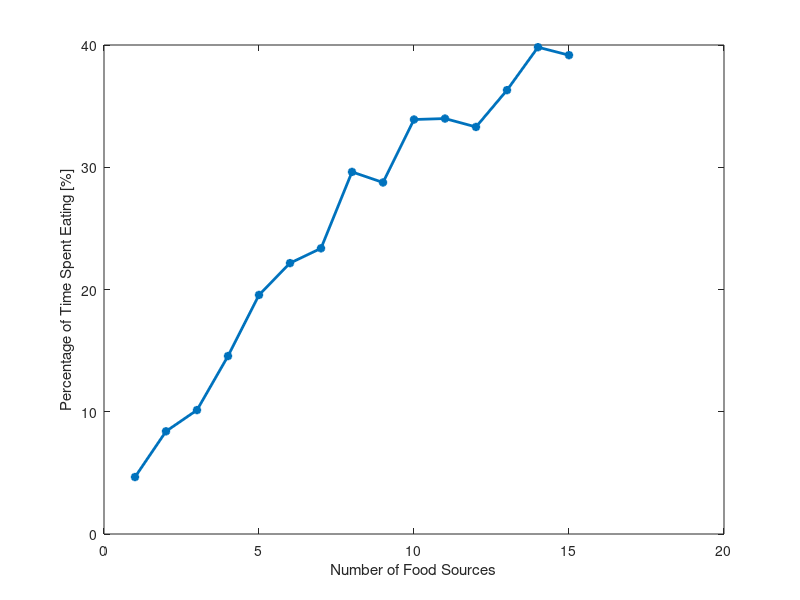

Write the MATLAB code that produced this figure.

% %grid space
% figure
% yyaxis left
% x = [5,7,9,11,13,15,17,19,21,23,25];
% y = [45.8, 37.04, 29.56, 16.16, 12.08, 8.32, 4.84, 3.08, 2.16, 1.56, 1.16];
% plot(x,y,'-*', 'LineWidth',2)
% yyaxis right
% y2 = [0,2,14,38,54,64,76,86,96,96,98];
% plot(x, y2, '-*', 'LineWidth',2) % Plot training data.
% legend('Deaths','Health', 'Location','best')
% 
% 
% xlabel('Grid Dimensions') % x-axis label
% yyaxis left
% ylabel('Percentage of Deaths [%]') % y-axis label
% yyaxis right
% ylabel('Health') % y-axis label

% % food sources
% figure
% yyaxis left
% x = [1,2,3,4,5,6,7,8,9,10, 11, 12, 13, 14, 15];
% y = [100,96,84,82,68,64,50,40,28,28,24,20,10,12,6];
% 
% plot(x,y,'-*', 'LineWidth',2)
% yyaxis right
% y2 = [1, 1.44, 3.64, 4.32, 6.72, 10.08, 12.96, 13.48, 24.16, 24.1, 24.08, 25.88, 26.2, 28.28, 30.68];
% plot(x, y2, '-*', 'LineWidth',2) % Plot training data.
% legend('Deaths','Health', 'Location','best')
% 
% 
% xlabel('Number of Food Sources') % x-axis label
% yyaxis left
% ylabel('Percentage of Deaths [%]') % y-axis label
% yyaxis right
% ylabel('Health') % y-axis label

% precetnage eating
food = [1,2,3,4,5,6,7,8,9,10,11,12,13,14,15];
percents = [4.6592,8.3983,10.1371, 14.5568, 19.5559,   22.1581,  23.3675, 29.6192, 28.7541, 33.9048,  33.9834,  33.2965, 36.3073, 39.8199, 39.1677];
plot(food,percents,'-*', 'LineWidth',2)
xlabel('Number of Food Sources') % x-axis label
ylabel('Percentage of Time Spent Eating [%]') % y-axis label


